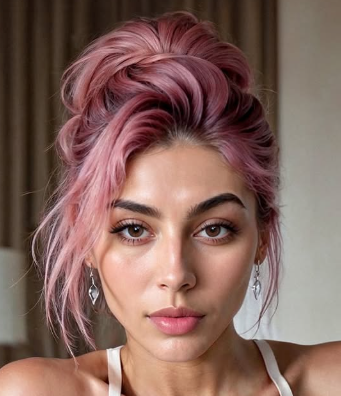
#> input picture chica.png, 341 x 396 px, given in place of the camera
$ python Ejercicio10.py
#> lines starting #> are read from the running program, lines starting #| are printed output that depends on the picture; after the words box and inside, x2 and y2 are one past the last pixel; in counts of white or black regions, pixels touching at a corner belong together
# Ejercicio 10 – Mini proyecto: cámara con modos
#
# Basado en: todos los anteriores
# Crea un programa con las siguientes funciones:
#   • Modo 1: mostrar cámara normal.
#   • Modo 2: mostrar escala de grises.
#   • Modo 3: mostrar bordes Canny.
#   • Modo 4: aplicar filtro de realce.
# Cambia de modo con teclas 1–4. Cierra con q.
# Objetivo: integrar lectura de cámara, filtros, control de teclado y visualización.

import cv2 as cv
import numpy as np

# --- DEFINICIÓN DE KERNEL ---
# Kernel para el Modo 4: Filtro de Realce (Sharpen)
KERNEL_SHARPEN = np.array([[0, -1, 0],
                           [-1, 5, -1],
                           [0, -1, 0]])

# --- CONFIGURACIÓN Y APERTURA DE LA CÁMARA ---
camera = cv.VideoCapture(0)

if not camera.isOpened():
    print("Error: No se pudo abrir la cámara. Asegúrate de que esté disponible.")
    exit()

# Creamos la ventana con la opción WINDOW_NORMAL para que sea redimensionable
cv.namedWindow("Cámara con Modos", cv.WINDOW_NORMAL)
# Establecemos un tamaño fijo más pequeño y manejable para la visualización
cv.resizeWindow("Cámara con Modos", 640, 480)

# --- CONTROL DE ESTADO ---
modo = 1
print("Cámara abierta. Modos disponibles: 1=Normal, 2=Gris, 3=Canny, 4=Realce. Presiona 'q' para salir.")

# --- BUCLE PRINCIPAL DE PROCESAMIENTO ---
while True:
    ret, frame = camera.read()
#> frame is the input picture: shape (396, 341, 3); mean B, G, R 91.9, 100.5, 131.7

    if not ret:
        print("Advertencia: Error leyendo el flujo de video. Saliendo...")
        break

    gray = cv.cvtColor(frame, cv.COLOR_BGR2GRAY)
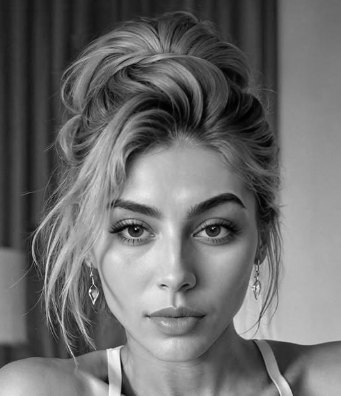
#> gray: shape (396, 341); min 0, max 251, mean 108.9

    # 1. Definir la cadena de texto base del menú
    texto_menu = "Menu: 1=Normal, 2=Gris, 3=Canny, 4=Realce, q=Salir"

    # 2. PROCESAR SEGÚN EL MODO
    if modo == 1:
        vista = frame.copy()
        texto = f"Modo 1: Normal | {texto_menu}"

    elif modo == 2:
        vista = gray
        texto = f"Modo 2: Escala de Grises | {texto_menu}"

    elif modo == 3:
        vista = cv.Canny(gray, 50, 150)
        texto = f"Modo 3: Bordes Canny | {texto_menu}"

    elif modo == 4:
        vista = cv.filter2D(frame, -1, KERNEL_SHARPEN)
        texto = f"Modo 4: Filtro de Realce | {texto_menu}"

    else:
        vista = frame.copy()
        texto = f"Modo Inválido | {texto_menu}"

    # 3. Preparación de la vista para la visualización (asegura BGR para texto)
    if len(vista.shape) == 2:
        vista_color = cv.cvtColor(vista, cv.COLOR_GRAY2BGR)
    else:
        vista_color = vista.copy()

    # 4. Mostrar texto en pantalla
    # Reducir el 'fontScale' a 0.5 para asegurar que quepa
    cv.putText(vista_color, texto, (10, 30),
               cv.FONT_HERSHEY_SIMPLEX, 0.5, (0, 255, 0), 2, cv.LINE_AA)  # Texto verde
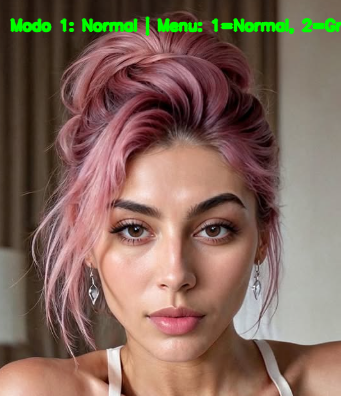
#> vista_color: shape (396, 341, 3); 2.4% of pixels changed, all inside (x1, y1, x2, y2) = (10, 16, 341, 36)

    # 5. Mostrar frame
    cv.imshow("Cámara con Modos", vista_color)

    # 6. Control de Teclas 1-4 y 'q'
    key = cv.waitKey(1) & 0xFF
#> (key q is pressed here)

    if key == ord('1'):
        modo = 1
    elif key == ord('2'):
        modo = 2
    elif key == ord('3'):
        modo = 3
    elif key == ord('4'):
        modo = 4
    elif key == ord('q'):
        break

    # --- LIBERAR RECURSOS ---
if camera.isOpened():
    camera.release()
cv.destroyAllWindows()
print("Proceso finalizado. Recursos de la cámara liberados.")
